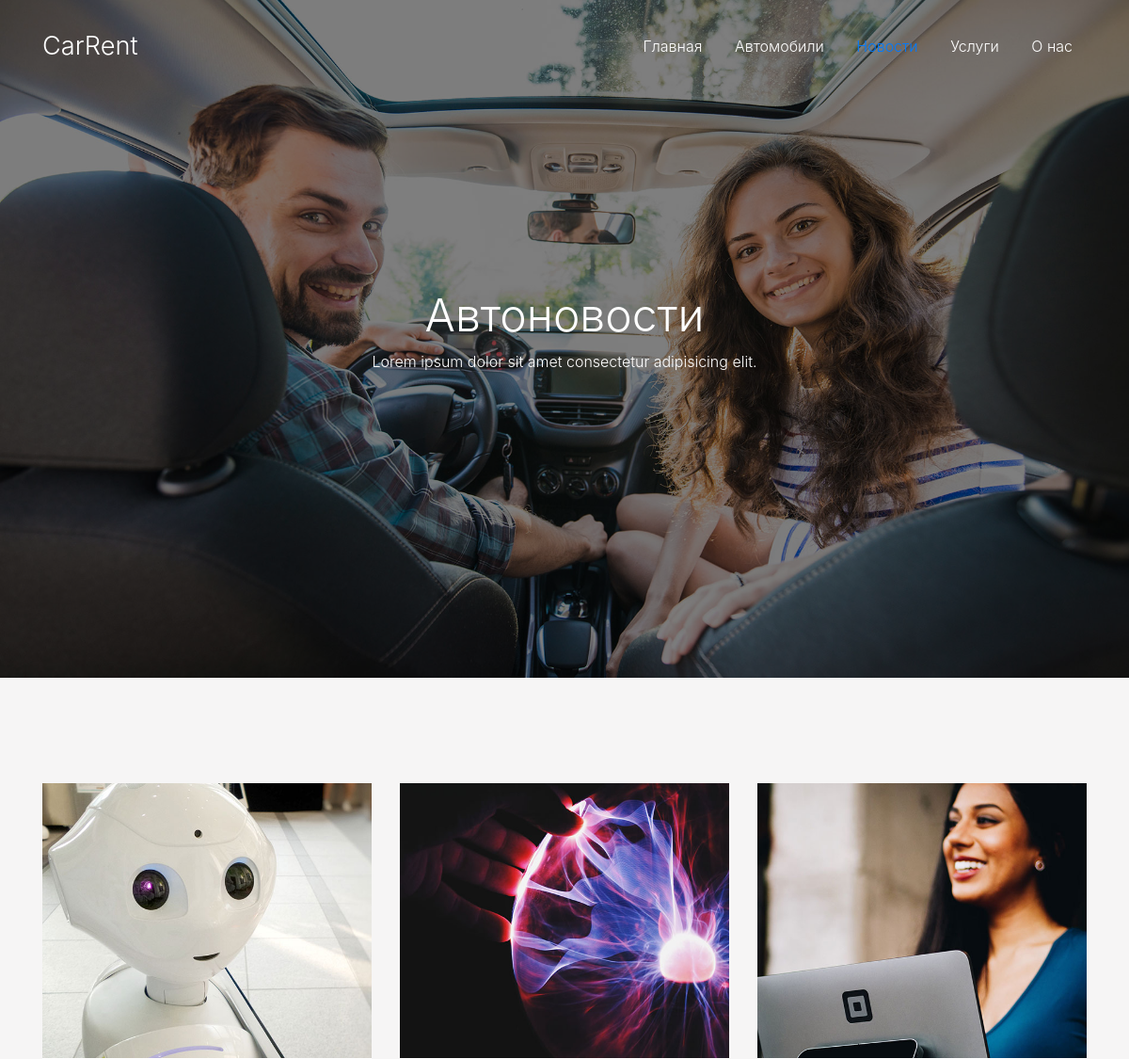
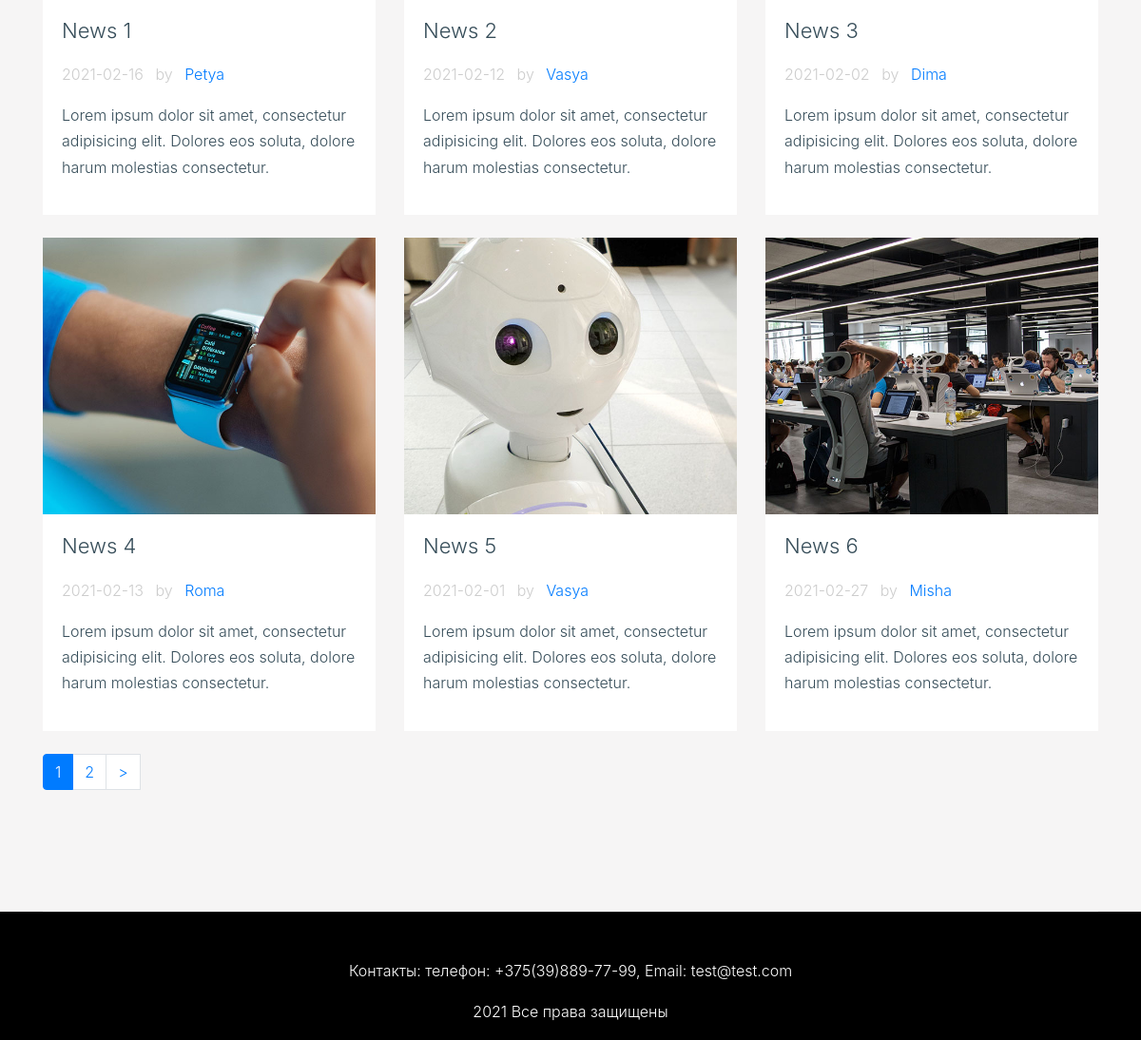
Page /blog on the committed database (2 pictures, top to bottom).
### tables this page shows
CREATE TABLE `news` (
  `id` int(11) NOT NULL,
  `title` varchar(255) NOT NULL,
  `text` text NOT NULL,
  `detail` text NOT NULL,
  `date` date NOT NULL,
  `author` varchar(255) NOT NULL,
  `img` varchar(255) NOT NULL
);

### public/index.php (called while the page is built, shortened)
<?php
$qStr = ($_SERVER['QUERY_STRING']);
spl_autoload_register(function ($class){
    $class = '../' . str_replace('\\', '/', $class) . '.php';
});
Router::dispatch($qStr);

### config/db.php (called while the page is built)
<?php
return [
    'dsn' => 'mysql:host=localhost;dbname=final',
    'user' => 'root',
    'pass' => 'root'
];

### app/controllers/BlogController.php (called while the page is built, shortened)
<?php
class BlogController extends AppController
{
    public function indexAction()
    {
        $per_page = 6;
        $page = isset($_GET['page']) ? $_GET['page'] : 1;
        $news = new News();
        $total = $news->getTotal();
        $pagination = new Pagination($page, $per_page, $total);
    }
}

### app/models/News.php (called while the page is built, shortened)
<?php
class News extends Model
{
    public $table = 'news';
    public function getTotal()
    {
        $sql = "SELECT * FROM {$this->table}";
        $result = $this->db->query($sql);
        return count($result);
    }
}

### app/views/Blog/index.php (the view)
<div class="ftco-blocks-cover-1">
    <div class="ftco-cover-1 overlay innerpage" style="background-image: url('images/hero_2.jpg')">
        <div class="container">
            <div class="row align-items-center justify-content-center">
                <div class="col-lg-6 text-center hd">
                    <h1>Автоновости</h1>
                    <p>Lorem ipsum dolor sit amet consectetur adipisicing elit.</p>
                </div>
            </div>
        </div>
    </div>
</div>
<div class="site-section bg-light">
    <div class="container">
        <div class="row">
            <?foreach ($news as $arrNews):?>
            <div class="col-lg-4 col-md-6 mb-4">
                <div class="post-entry-1 h-100">
                    <a href="single/index/<?=$arrNews['id']?>">
                        <img src="<?=$arrNews['img']?>" alt="Image"
                             class="img-fluid">
                    </a>
                    <div class="post-entry-1-contents">
                        <h2><?=$arrNews['title']?></h2>
                        <span class="meta d-inline-block mb-3"><?=$arrNews['date']?> <span class="mx-2">by</span> <a href="#"><?=$arrNews['author']?></a></span>
                        <p><?=$arrNews['text']?></p>
                    </div>
                </div>
            </div>
            <?endforeach;?>
            <div class="col-12">
                <?=$pagination;?>
            </div>
        </div>
    </div>
</div>

### public/css/style.css (style rules this page uses)
html { overflow-x: hidden; }
body { line-height: 1.7; color: #364d59 !important; font-weight: 300; font-size: 1rem; }
a { -webkit-transition: .3s all ease; -o-transition: .3s all ease; transition: .3s all ease; text-decoration: none; }
h1, h2, h3, h4, h5, .h1, .h2, .h3, .h4, .h5 { font-weight: 300; color: #364d59; }
.site-section { padding: 2.5em 0; }
@media (min-width: 768px) { .site-section { padding: 5em 0; } }
.site-section { padding: 7rem 0; }
.ftco-cover-1 { background-size: cover; background-position: center center; background-repeat: no-repeat; }
.ftco-cover-1, .ftco-cover-1 .container > .row { height: 100vh; min-height: 900px; }
.ftco-cover-1.innerpage, .ftco-cover-1.innerpage .container > .row { height: 90vh; min-height: 700px; }
.ftco-cover-1 > .container { position: relative; }
.ftco-cover-1.overlay { position: relative; }
.ftco-cover-1.overlay:before { content: ""; position: absolute; top: 0; left: 0; right: 0; bottom: 0; opacity: .5; background: #000; }
.ftco-cover-1.overlay h1 { color: #fff; font-size: 3rem; }
.ftco-cover-1.overlay p { color: #fff; }
.bg-light { background-color: #f6f5f5 !important; }
.post-entry-1 .meta { color: #ccc; }
.post-entry-1 .post-entry-1-contents { background: #fff; padding: 20px; }
.post-entry-1 .post-entry-1-contents h2 { font-size: 22px; margin-bottom: 20px; }

### rows in the picture
news: img (picture), title "News 1", date "2021-02-16", author "Petya", text "Lorem ipsum dolor sit amet, consectetur adipisicing elit. Dolores eos soluta, dolore harum molestias consectetur."
news: img (picture), title "News 2", date "2021-02-12", author "Vasya", text "Lorem ipsum dolor sit amet, consectetur adipisicing elit. Dolores eos soluta, dolore harum molestias consectetur."
news: img (picture), title "News 3", date "2021-02-02", author "Dima", text "Lorem ipsum dolor sit amet, consectetur adipisicing elit. Dolores eos soluta, dolore harum molestias consectetur."
news: img (picture), title "News 4", date "2021-02-13", author "Roma", text "Lorem ipsum dolor sit amet, consectetur adipisicing elit. Dolores eos soluta, dolore harum molestias consectetur."
news: img (picture), title "News 5", date "2021-02-01", author "Vasya", text "Lorem ipsum dolor sit amet, consectetur adipisicing elit. Dolores eos soluta, dolore harum molestias consectetur."
news: img (picture), title "News 6", date "2021-02-27", author "Misha", text "Lorem ipsum dolor sit amet, consectetur adipisicing elit. Dolores eos soluta, dolore harum molestias consectetur."

### other values in the picture
$this->curPage "1"
$this->curPage + 1 "2"
